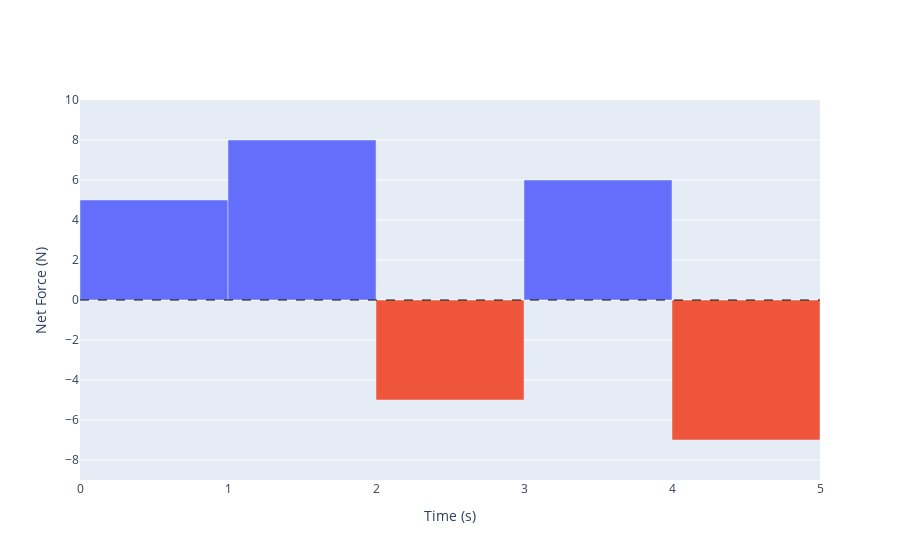

The notebook cell saved with this chart:
### Markdown cell above
# Force Graphs

### Code cell
# Define forces for each second (positive and negative)
forces = [5, 8, -5, 6, -7]  # N·s for each second
time_intervals = [0.5, 1.5, 2.5, 3.5, 4.5]

# Assign colors based on positive (light blue) or negative (light red)
bar_colors = ['#636EFA' if force > 0 else '#EF553B' for force in forces]

file7 = "net_force_vs_time_discrete.html"
fig7 = go.Figure()
fig7.add_trace(go.Bar(
    x=time_intervals,
    y=forces,
    marker_color=bar_colors,
    # text=forces,
    textposition='outside'
))

fig7.update_layout(
    template=template,
    #title='Impulse Over Time',
    xaxis_title='Time (s)',
    yaxis_title='Net Force (N)',
    yaxis=dict(range=[min(forces) - 2, max(forces) + 2]),
    bargap=0
)
fig7.add_hline(y=0, line_dash="dash", line_color="black", line_width=1)


fig7.show()
fig7.write_html(os.path.join(output, file7))

### Figure 1 — Plotly figure (JSON) as saved in the notebook; plotly's stock layout.template omitted (floating-point values rounded to 4 significant figures)
{"data": [{"marker": {"color": ["#636EFA", "#636EFA", "#EF553B", "#636EFA", "#EF553B"]}, "textposition": "outside", "type": "bar", "x": [0.5, 1.5, 2.5, 3.5, 4.5], "y": [5, 8, -5, 6, -7]}], "layout": {"bargap": 0, "shapes": [{"line": {"color": "black", "dash": "dash", "width": 1}, "type": "line", "x0": 0, "x1": 1, "xref": "x domain", "y0": 0, "y1": 0, "yref": "y"}], "xaxis": {"title": {"text": "Time (s)"}}, "yaxis": {"range": [-9, 10], "title": {"text": "Net Force (N)"}}}}
